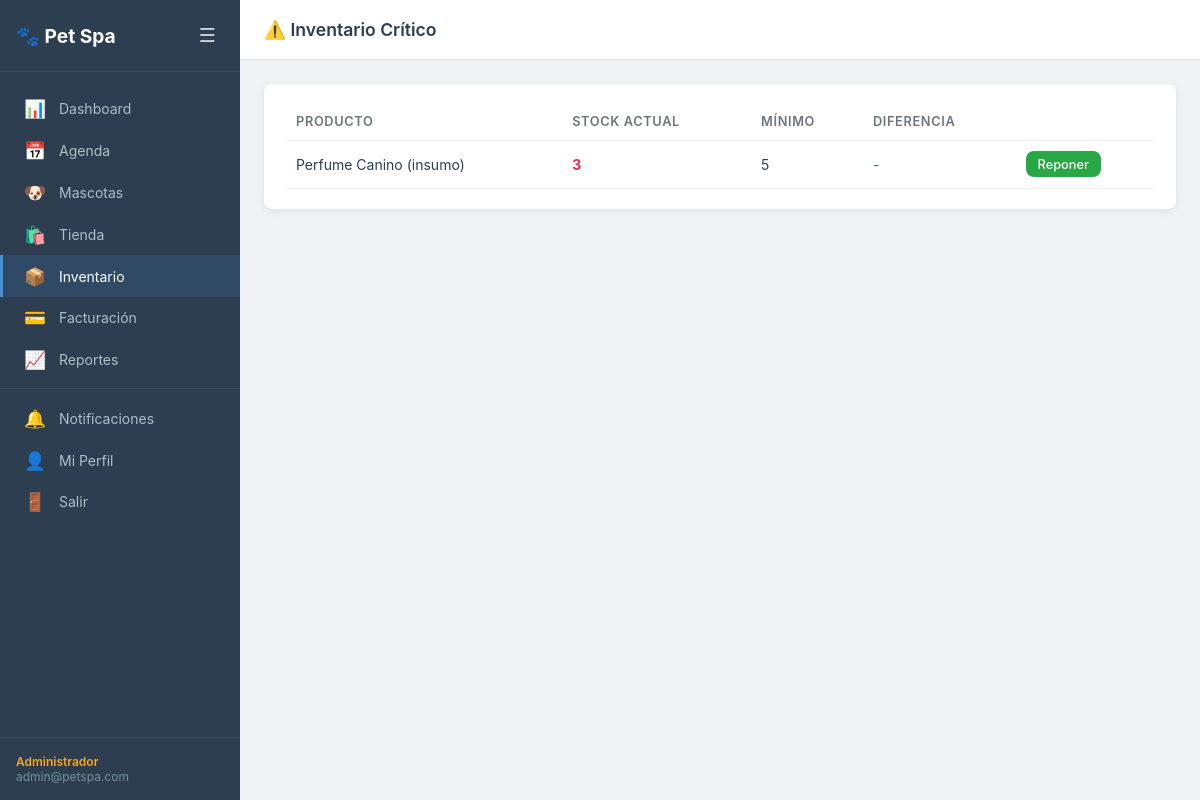
Screenshot of /inventario/alertas/ (signed in) with the database file from the repository.
### apps/usuarios/models.py (models this page shows, shortened)
class Usuario(AbstractUser):
    rol                = models.ForeignKey(Rol, on_delete=models.SET_NULL, null=True, blank=True)
    telefono           = models.CharField(max_length=20, blank=True)
    email              = models.EmailField(unique=True)
    email_verificado   = models.BooleanField(default=False)
    token_activacion   = models.CharField(max_length=64, blank=True)
    token_expiracion   = models.DateTimeField(null=True, blank=True)
    intentos_fallidos  = models.IntegerField(default=0)
    bloqueado_hasta    = models.DateTimeField(null=True, blank=True)
    two_factor_secret  = models.CharField(max_length=32, blank=True)
    two_factor_activo  = models.BooleanField(default=False)
    ultimo_acceso      = models.DateTimeField(null=True, blank=True)
    USERNAME_FIELD = 'email'
    REQUIRED_FIELDS = ['username']
    class Meta:
        verbose_name = 'Usuario'
        verbose_name_plural = 'Usuarios'

class Rol(models.Model):
    NOMBRES = [
        ('admin', 'Administrador'),
        ('recepcion', 'Recepción'),
        ('groomer', 'Groomer'),
        ('cliente', 'Cliente'),
    ]
    nombre      = models.CharField(max_length=50, unique=True, choices=NOMBRES)
    descripcion = models.TextField(blank=True)
    def __str__(self):
        return self.get_nombre_display()

### apps/inventario/models.py (models this page shows, shortened)
class Producto(models.Model):
    nombre       = models.CharField(max_length=200)
    descripcion  = models.TextField(blank=True)
    categoria    = models.ForeignKey(Categoria, on_delete=models.PROTECT)
    precio_base  = models.DecimalField(max_digits=8, decimal_places=2)
    stock_actual = models.IntegerField(default=0)
    stock_minimo = models.IntegerField(default=5)
    sku          = models.CharField(max_length=50, unique=True)
    imagen       = models.ImageField(upload_to='productos/', blank=True)
    es_insumo    = models.BooleanField(default=False)
    activo       = models.BooleanField(default=True)
    def bajo_stock(self):
        return self.stock_actual <= self.stock_minimo

### apps/inventario/views.py (the view)
# urls.py: path('alertas/', views.alertas_inventario, name='alertas'),
@login_requerido
@requiere_rol('admin', 'recepcion')
def alertas_inventario(request):
    productos_criticos = Producto.objects.filter(activo=True).order_by('stock_actual')
    productos_criticos = [p for p in productos_criticos if p.bajo_stock()]
    return render(request, 'inventario/alertas.html', {'productos': productos_criticos})

### templates/inventario/alertas.html (shortened to what this page needs)
{% extends 'base.html' %}
{% block page_title %}⚠️ Inventario Crítico{% endblock %}
{% block content %}
<div class="card">
  <div class="card-body">
    {% if productos %}
    <table class="table">
      <thead><tr><th>Producto</th><th>Stock actual</th><th>Mínimo</th><th>Diferencia</th><th></th></tr></thead>
      <tbody>
        {% for p in productos %}
        <tr>
          <td>{{ p.nombre }}</td>
          <td class="text-danger font-bold">{{ p.stock_actual }}</td>
          <td>{{ p.stock_minimo }}</td>
          <td class="text-danger">-{{ p.stock_minimo|add:"-"|add:p.stock_actual }}</td>
          <td><a href="{% url 'inventario:entrada' p.pk %}" class="btn btn-sm btn-success">Reponer</a></td>
        </tr>
        {% endfor %}
      </tbody>
    </table>
    {% else %}
    <div class="empty-state">
      <div class="empty-icon">✅</div>
      <p>Todo el inventario está en niveles normales.</p>
    </div>
    {% endif %}
  </div>
</div>
{% endblock %}

### templates/base.html (shortened to what this page needs)
{% load static %}
<!DOCTYPE html>
<html lang="es">
<head>
  <link rel="stylesheet" href="{% static 'css/base.css' %}">
</head>
<body>
<div class="layout">
  <aside class="sidebar" id="sidebar">
    <div class="sidebar-header">
      <span class="logo">🐾 Pet Spa</span>
      <button class="sidebar-toggle" onclick="toggleSidebar()">☰</button>
    </div>
    <nav class="sidebar-nav">
      <a href="{% url 'dashboard:inicio' %}" class="nav-item {% if request.resolver_match.namespace == 'dashboard' %}active{% endif %}">
        <span class="nav-icon">📊</span><span class="nav-label">Dashboard</span>
      </a>
      {% if user.rol.nombre != 'cliente' %}
      <a href="{% url 'agenda:calendario' %}" class="nav-item {% if request.resolver_match.namespace == 'agenda' %}active{% endif %}">
        <span class="nav-icon">📅</span><span class="nav-label">Agenda</span>
      </a>
      {% endif %}
      <a href="{% url 'mascotas:lista' %}" class="nav-item {% if request.resolver_match.namespace == 'mascotas' %}active{% endif %}">
        <span class="nav-icon">🐶</span><span class="nav-label">Mascotas</span>
      </a>
      <a href="{% url 'tienda:catalogo' %}" class="nav-item {% if request.resolver_match.namespace == 'tienda' %}active{% endif %}">
        <span class="nav-icon">🛍️</span><span class="nav-label">Tienda</span>
      </a>
      {% if user.rol.nombre in 'admin,recepcion' %}
      <a href="{% url 'inventario:lista' %}" class="nav-item {% if request.resolver_match.namespace == 'inventario' %}active{% endif %}">
        <span class="nav-icon">📦</span><span class="nav-label">Inventario</span>
      </a>
      <a href="{% url 'facturacion:lista' %}" class="nav-item {% if request.resolver_match.namespace == 'facturacion' %}active{% endif %}">
        <span class="nav-icon">💳</span><span class="nav-label">Facturación</span>
      </a>
      {% endif %}
      {% if user.rol.nombre == 'admin' %}
      <a href="{% url 'dashboard:ocupacion' %}" class="nav-item">
        <span class="nav-icon">📈</span><span class="nav-label">Reportes</span>
      </a>
      {% endif %}
      <div class="nav-divider"></div>
      <a href="{% url 'notificaciones:lista' %}" class="nav-item">
        <span class="nav-icon">🔔</span><span class="nav-label">Notificaciones</span>
      </a>
      <a href="{% url 'usuarios:perfil' %}" class="nav-item">
        <span class="nav-icon">👤</span><span class="nav-label">Mi Perfil</span>
      </a>
      <a href="{% url 'usuarios:logout' %}" class="nav-item nav-logout">
        <span class="nav-icon">🚪</span><span class="nav-label">Salir</span>
      </a>
    </nav>
    <div class="sidebar-footer">
      <span class="user-rol">{{ user.rol }}</span>
      <span class="user-email">{{ user.email }}</span>
    </div>
  </aside>
  <main class="main-content">
    <header class="topbar">
      <h1 class="page-title">{% block page_title %}{% endblock %}</h1>
    </header>
    <div class="content-body">
      {% block content %}{% endblock %}
    </div>
  </main>
</div>
</body>
</html>

### static/css/base.css (style rules this page uses)
:root { --primary: #4A90D9; --primary-dk: #3070b3; --secondary: #F5A623; --success: #28a745; --danger: #dc3545; --warning: #ffc107; --info: #17a2b8; --dark: #2C3E50; --gray: #6c757d; --light: #f8f9fa; --border: #dee2e6; --sidebar-w: 240px; --topbar-h: 60px; --radius: 8px; --shadow: 0 2px 8px rgba(0,0,0,.08); --shadow-md: 0 4px 16px rgba(0,0,0,.12); }
*, *::before, *::after { box-sizing: border-box; margin: 0; padding: 0; }
body { font-family: -apple-system, BlinkMacSystemFont, 'Segoe UI', Roboto, sans-serif; font-size: 14px; color: var(--dark); background: #f0f2f5; min-height: 100vh; }
a { color: var(--primary); text-decoration: none; }
.layout { display: flex; min-height: 100vh; }
.sidebar { width: var(--sidebar-w); background: var(--dark); color: #cdd6df; display: flex; flex-direction: column; position: fixed; top: 0; left: 0; bottom: 0; z-index: 100; transition: transform .25s; }
.sidebar-header { display: flex; align-items: center; justify-content: space-between; padding: 1.25rem 1rem; border-bottom: 1px solid rgba(255,255,255,.08); }
.logo { font-size: 1.2rem; font-weight: 700; color: #fff; }
.sidebar-toggle, .menu-btn { background: none; border: none; color: #cdd6df; font-size: 1.2rem; cursor: pointer; padding: .25rem .5rem; }
.sidebar-nav { flex: 1; padding: 1rem 0; overflow-y: auto; }
.nav-item { display: flex; align-items: center; gap: .75rem; padding: .65rem 1.25rem; color: #b0bec5; transition: background .15s, color .15s; border-left: 3px solid transparent; }
.nav-item.active { background: rgba(74,144,217,.15); color: #fff; border-left-color: var(--primary); }
.nav-icon { font-size: 1.1rem; width: 24px; text-align: center; }
.nav-divider { height: 1px; background: rgba(255,255,255,.08); margin: .5rem 0; }
.sidebar-footer { padding: 1rem; border-top: 1px solid rgba(255,255,255,.08); font-size: .75rem; }
.user-rol { display: block; color: var(--secondary); font-weight: 600; }
.user-email { display: block; color: #78909c; white-space: nowrap; overflow: hidden; text-overflow: ellipsis; }
.main-content { margin-left: var(--sidebar-w); flex: 1; display: flex; flex-direction: column; min-height: 100vh; }
.topbar { height: var(--topbar-h); background: #fff; border-bottom: 1px solid var(--border); display: flex; align-items: center; padding: 0 1.5rem; gap: 1rem; position: sticky; top: 0; z-index: 50; }
.page-title { flex: 1; font-size: 1.1rem; font-weight: 600; }
.content-body { padding: 1.5rem; }
.btn { display: inline-flex; align-items: center; gap: .35rem; padding: .5rem 1rem; border-radius: var(--radius); border: none; cursor: pointer; font-size: .875rem; font-weight: 500; transition: background .15s, transform .1s; text-decoration: none; }
.btn-success { background: var(--success); color: #fff; }
.btn-sm { padding: .35rem .75rem; font-size: .8rem; }
.card { background: #fff; border-radius: var(--radius); box-shadow: var(--shadow); overflow: hidden; }
.card-body { padding: 1.25rem; }
.table { width: 100%; border-collapse: collapse; }
.table th, .table td { padding: .65rem .75rem; border-bottom: 1px solid #f1f3f5; text-align: left; }
.table th { font-weight: 600; color: var(--gray); font-size: .8rem; text-transform: uppercase; letter-spacing: .05em; }
.text-danger { color: var(--danger); }
.font-bold { font-weight: 700; }

### rows the page displays
Usuario: rol "Administrador", email "admin@petspa.com"
Producto: nombre "Perfume Canino (insumo)", stock_actual "3", stock_minimo "5"
